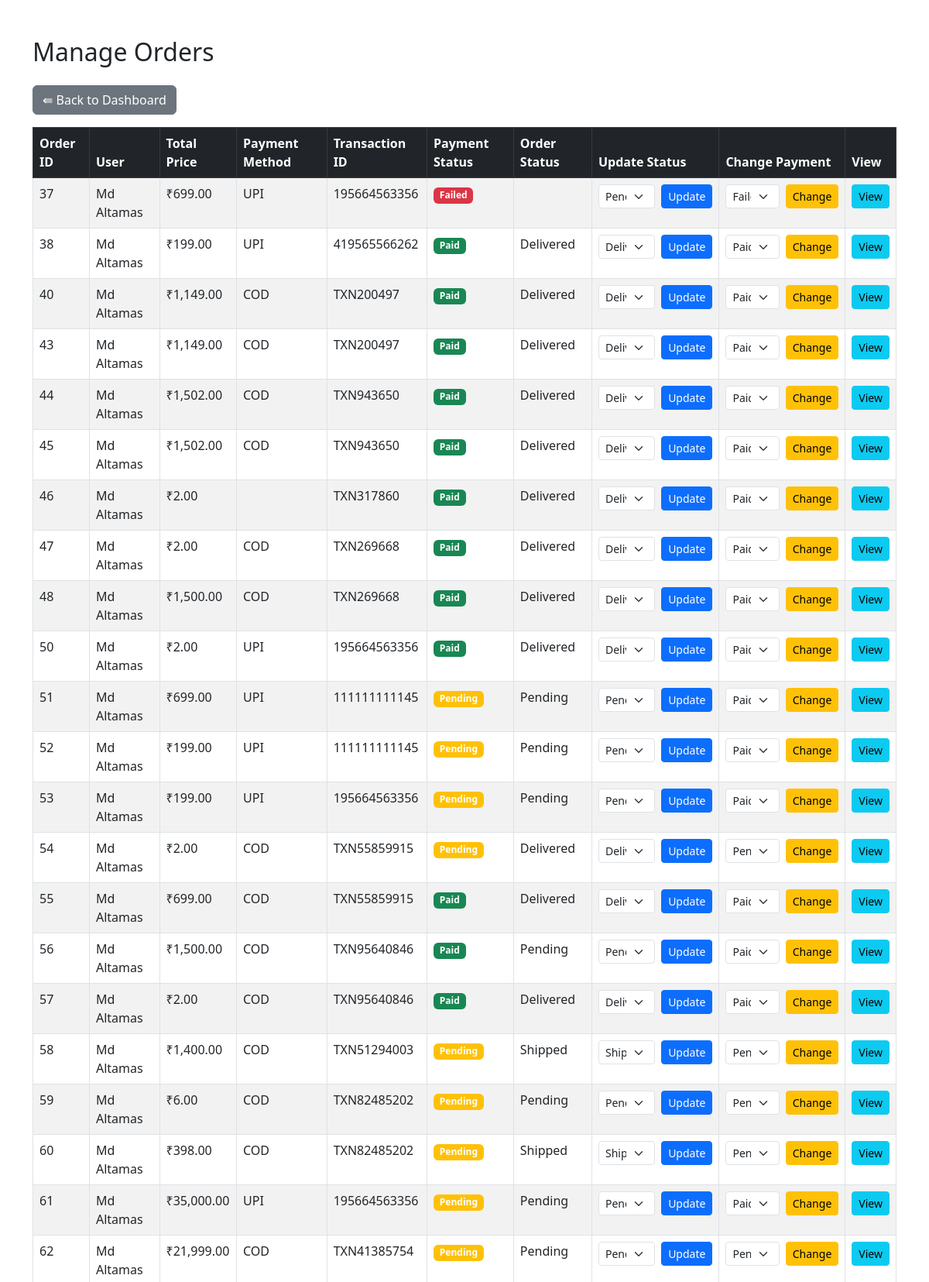
Page /manage_orders.php (signed in, upper part) on the committed database.
### tables this page shows
CREATE TABLE `my_orders` (
  `id` int(11) NOT NULL,
  `order_id` varchar(100) NOT NULL,
  `user_id` int(11) NOT NULL,
  `product_id` int(11) NOT NULL,
  `quantity` int(11) NOT NULL DEFAULT 1,
  `total_price` decimal(10,2) NOT NULL,
  `payment_status` enum('pending','paid','failed','refunded') DEFAULT 'pending',
  `order_status` enum('pending','processing','shipped','delivered','canceled','refund_requested') NOT NULL,
  `tracking_id` varchar(100) DEFAULT NULL,
  `created_at` timestamp NOT NULL DEFAULT current_timestamp(),
  `updated_at` timestamp NOT NULL DEFAULT current_timestamp() ON UPDATE current_timestamp(),
  `status` enum('active','inactive') DEFAULT 'active',
  `transaction_id` varchar(255) NOT NULL,
  `payment_method` varchar(50) NOT NULL DEFAULT 'UPI',
  `coupon_code` varchar(50) DEFAULT NULL,
  `discount_amount` decimal(10,2) DEFAULT 0.00,
  `address` varchar(255) DEFAULT NULL,
  `phone` varchar(20) DEFAULT NULL,
  `refund_status` varchar(20) DEFAULT 'none',
  `address_id` int(11) DEFAULT NULL,
  `total_amount` decimal(10,2) NOT NULL,
  `order_date` datetime DEFAULT current_timestamp(),
  `product_name` varchar(255) DEFAULT NULL,
  `delivery_lat` varchar(50) DEFAULT NULL,
  `delivery_lng` varchar(50) DEFAULT NULL,
  `latitude` varchar(20) DEFAULT NULL,
  `longitude` varchar(20) DEFAULT NULL,
  `wallet_deduction` decimal(10,2) DEFAULT 0.00
);

CREATE TABLE `users` (
  `id` int(11) NOT NULL,
  `name` varchar(255) NOT NULL,
  `email` varchar(255) DEFAULT NULL,
  `phone` varchar(15) DEFAULT NULL,
  `password` varchar(255) NOT NULL,
  `profile_picture` varchar(255) DEFAULT NULL,
  `created_at` timestamp NOT NULL DEFAULT current_timestamp(),
  `mobile` varchar(15) NOT NULL,
  `status` enum('active','inactive','banned') DEFAULT 'active',
  `is_banned` tinyint(1) DEFAULT 0,
  `reset_token` varchar(255) DEFAULT NULL,
  `reset_token_expiry` datetime DEFAULT NULL,
  `reset_otp` varchar(6) DEFAULT NULL,
  `reset_otp_expiry` datetime DEFAULT NULL,
  `last_seen` datetime DEFAULT current_timestamp() ON UPDATE current_timestamp(),
  `last_active` datetime DEFAULT current_timestamp(),
  `referral_code` varchar(20) DEFAULT NULL,
  `referred_by` varchar(20) DEFAULT NULL,
  `referral_earned` tinyint(1) DEFAULT 0,
  `wallet_balance` decimal(10,2) DEFAULT 0.00
);

### manage_orders.php (the view, shortened to what this page needs)
<?php
include 'db.php';
$query = "SELECT my_orders.id, my_orders.user_id, my_orders.total_price, my_orders.payment_method, my_orders.payment_status, my_orders.order_status, my_orders.transaction_id, users.name
          FROM my_orders
          JOIN users ON my_orders.user_id = users.id";
$result = $conn->query($query);
?>
<!DOCTYPE html>
<html lang="en">
<head>
    <link rel="stylesheet" href="https://cdn.jsdelivr.net/npm/bootstrap@5.3.0/dist/css/bootstrap.min.css">
</head>
<body>
<div class="container mt-5">
    <h2 class="mb-4">Manage Orders</h2>
    <a href="dashboard.php" class="btn btn-secondary mb-3">&lAarr; Back to Dashboard</a>
    <table class="table table-bordered table-striped">
        <thead class="table-dark">
            <tr>
                <th>Order ID</th>
                <th>User</th>
                <th>Total Price</th>
                <th>Payment Method</th>
                <th>Transaction ID</th>
                <th>Payment Status</th>
                <th>Order Status</th>
                <th>Update Status</th>
                <th>Change Payment</th>
                <th>View</th>
            </tr>
        </thead>
        <tbody>
            <?php while ($order = $result->fetch_assoc()): ?>
                <tr>
                    <td><?= $order['id']; ?></td>
                    <td><?= htmlspecialchars($order['name']); ?></td>
                    <td>₹<?= number_format($order['total_price'], 2); ?></td>
                    <td><?= htmlspecialchars($order['payment_method']); ?></td>
                    <td><?= htmlspecialchars($order['transaction_id'] ?? '—'); ?></td>
                    <td>
                        <?php
                        $badgeClass = strtolower($order['payment_status']) == 'paid' ? 'bg-success' : (strtolower($order['payment_status']) == 'failed' ? 'bg-danger' : 'bg-warning');
                        ?>
                        <span class="badge <?= $badgeClass; ?>">
                            <?= ucfirst($order['payment_status']); ?>
                        </span>
                    </td>
                    <td><?= ucfirst($order['order_status']); ?></td>
                    <td>
                        <form action="update_order_status.php" method="POST" class="d-flex">
                            <select name="order_status" class="form-select form-select-sm me-2">
                                <option value="pending" <?= $order['order_status'] == 'pending' ? 'selected' : ''; ?>>Pending</option>
                                <option value="shipped" <?= $order['order_status'] == 'shipped' ? 'selected' : ''; ?>>Shipped</option>
                                <option value="delivered" <?= $order['order_status'] == 'delivered' ? 'selected' : ''; ?>>Delivered</option>
                            </select>
                            <button type="submit" class="btn btn-sm btn-primary">Update</button>
                        </form>
                    </td>
                    <td>
                        <form action="update_payment_status.php" method="POST" class="d-flex">
                            <select name="payment_status" class="form-select form-select-sm me-2">
                                <?php if (strtolower($order['payment_method']) == 'cod'): ?>
                                    <option value="pending" <?= $order['payment_status'] == 'pending' ? 'selected' : ''; ?>>Pending</option>
                                    <option value="paid" <?= $order['payment_status'] == 'paid' ? 'selected' : ''; ?>>Paid</option>
                                <?php else: ?>
                                    <option value="paid" <?= $order['payment_status'] == 'paid' ? 'selected' : ''; ?>>Paid</option>
                                    <option value="failed" <?= $order['payment_status'] == 'failed' ? 'selected' : ''; ?>>Failed</option>
                                <?php endif; ?>
                            </select>
                            <button type="submit" class="btn btn-sm btn-warning">Change</button>
                        </form>
                    </td>
                    <td>
                        <a href="view_order.php?id=<?= $order['id']; ?>" class="btn btn-sm btn-info">View</a>
                    </td>
                </tr>
            <?php endwhile; ?>
        </tbody>
    </table>
</div>
</body>
</html>

### rows in the picture
my_orders: id "37", user.name "Md Altamas", total_price "699.00", payment_method "UPI", transaction "195664563356", payment_status "Failed"
my_orders: id "38", user.name "Md Altamas", total_price "199.00", payment_method "UPI", transaction "419565566262", payment_status "Paid", order_status "Delivered"
my_orders: id "40", user.name "Md Altamas", total_price "1,149.00", payment_method "COD", transaction "TXN200497", payment_status "Paid", order_status "Delivered"
my_orders: id "43", user.name "Md Altamas", total_price "1,149.00", payment_method "COD", transaction "TXN200497", payment_status "Paid", order_status "Delivered"
my_orders: id "44", user.name "Md Altamas", total_price "1,502.00", payment_method "COD", transaction "TXN943650", payment_status "Paid", order_status "Delivered"
my_orders: id "45", user.name "Md Altamas", total_price "1,502.00", payment_method "COD", transaction "TXN943650", payment_status "Paid", order_status "Delivered"
my_orders: id "46", user.name "Md Altamas", total_price "2.00", transaction "TXN317860", payment_status "Paid", order_status "Delivered"
my_orders: id "47", user.name "Md Altamas", total_price "2.00", payment_method "COD", transaction "TXN269668", payment_status "Paid", order_status "Delivered"
my_orders: id "48", user.name "Md Altamas", total_price "1,500.00", payment_method "COD", transaction "TXN269668", payment_status "Paid", order_status "Delivered"
my_orders: id "50", user.name "Md Altamas", total_price "2.00", payment_method "UPI", transaction "195664563356", payment_status "Paid", order_status "Delivered"
my_orders: id "51", user.name "Md Altamas", total_price "699.00", payment_method "UPI", transaction "111111111145", payment_status "Pending", order_status "Pending", payment_status "Paid"
my_orders: id "52", user.name "Md Altamas", total_price "199.00", payment_method "UPI", transaction "111111111145", payment_status "Pending", order_status "Pending", payment_status "Paid"
my_orders: id "53", user.name "Md Altamas", total_price "199.00", payment_method "UPI", transaction "195664563356", payment_status "Pending", order_status "Pending", payment_status "Paid"
my_orders: id "54", user.name "Md Altamas", total_price "2.00", payment_method "COD", transaction "TXN55859915", payment_status "Pending", order_status "Delivered"
my_orders: id "55", user.name "Md Altamas", total_price "699.00", payment_method "COD", transaction "TXN55859915", payment_status "Paid", order_status "Delivered"
my_orders: id "56", user.name "Md Altamas", total_price "1,500.00", payment_method "COD", transaction "TXN95640846", payment_status "Paid", order_status "Pending"
my_orders: id "57", user.name "Md Altamas", total_price "2.00", payment_method "COD", transaction "TXN95640846", payment_status "Paid", order_status "Delivered"
my_orders: id "58", user.name "Md Altamas", total_price "1,400.00", payment_method "COD", transaction "TXN51294003", payment_status "Pending", order_status "Shipped"
my_orders: id "59", user.name "Md Altamas", total_price "6.00", payment_method "COD", transaction "TXN82485202", payment_status "Pending", order_status "Pending"
my_orders: id "60", user.name "Md Altamas", total_price "398.00", payment_method "COD", transaction "TXN82485202", payment_status "Pending", order_status "Shipped"
my_orders: id "61", user.name "Md Altamas", total_price "35,000.00", payment_method "UPI", transaction "195664563356", payment_status "Pending", order_status "Pending", payment_status "Paid"
my_orders: id "62", user.name "Md Altamas", total_price "21,999.00", payment_method "COD", transaction "TXN41385754", payment_status "Pending", order_status "Pending"
